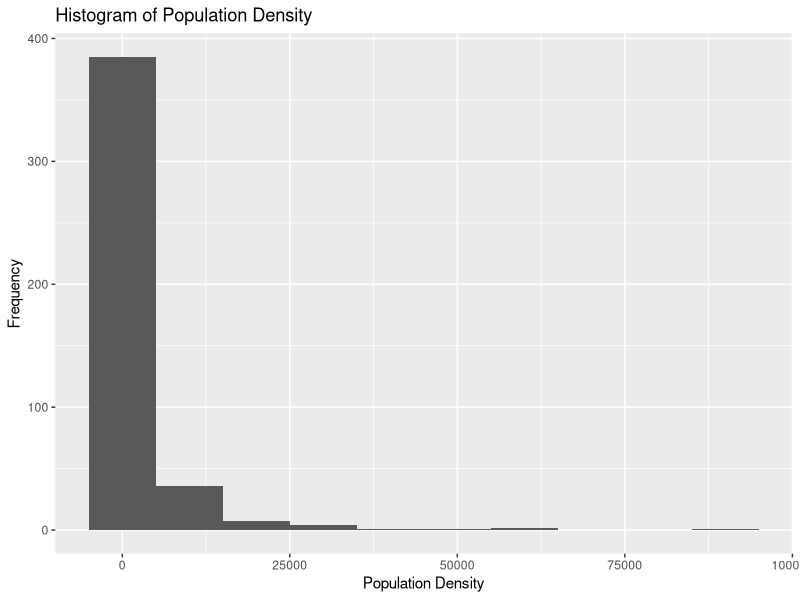
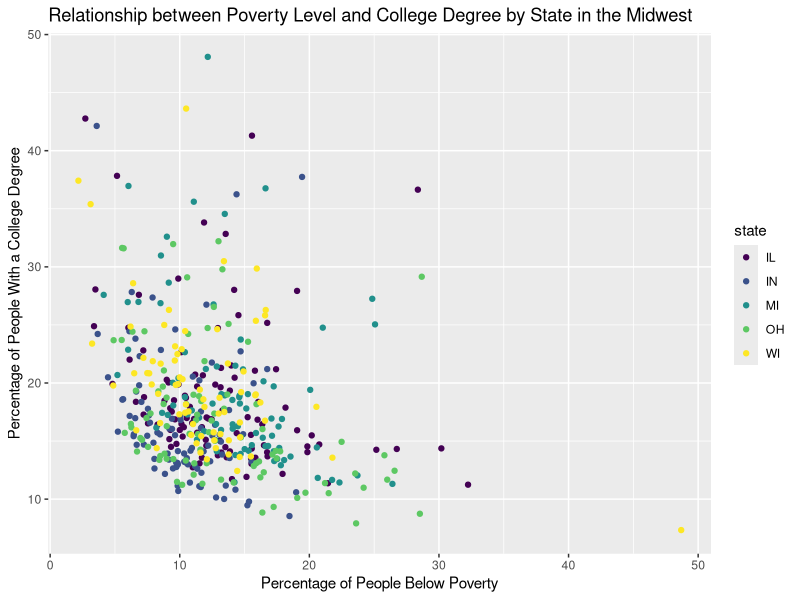
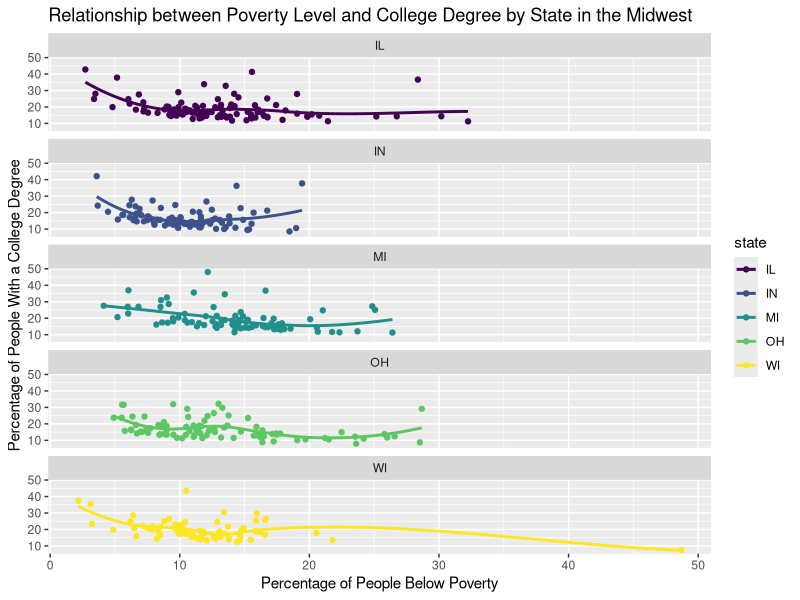
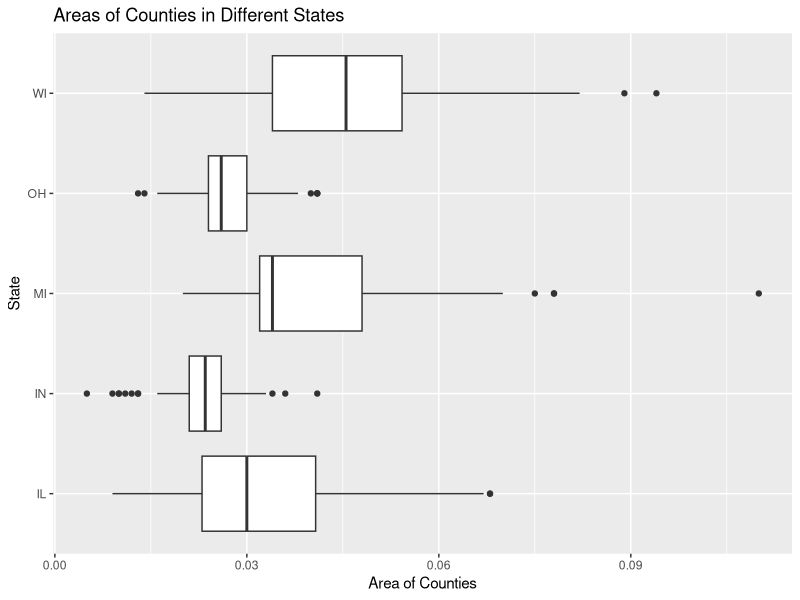
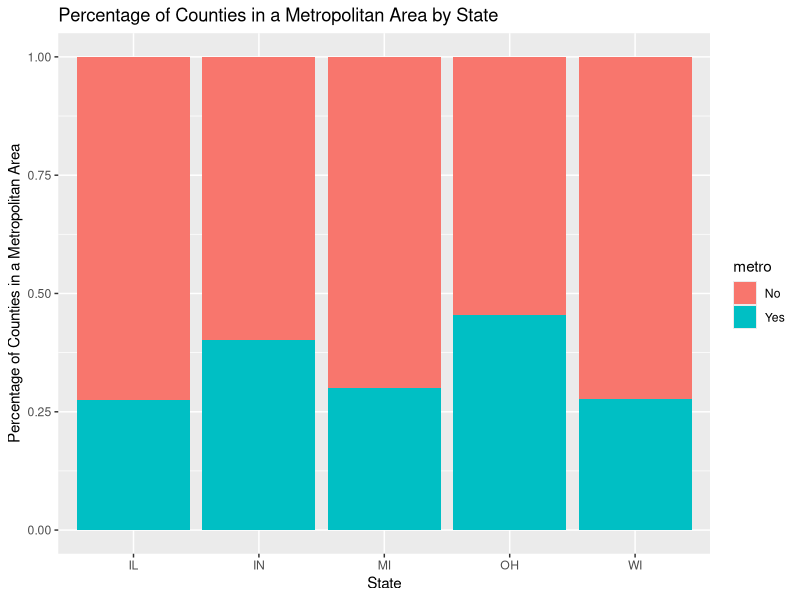
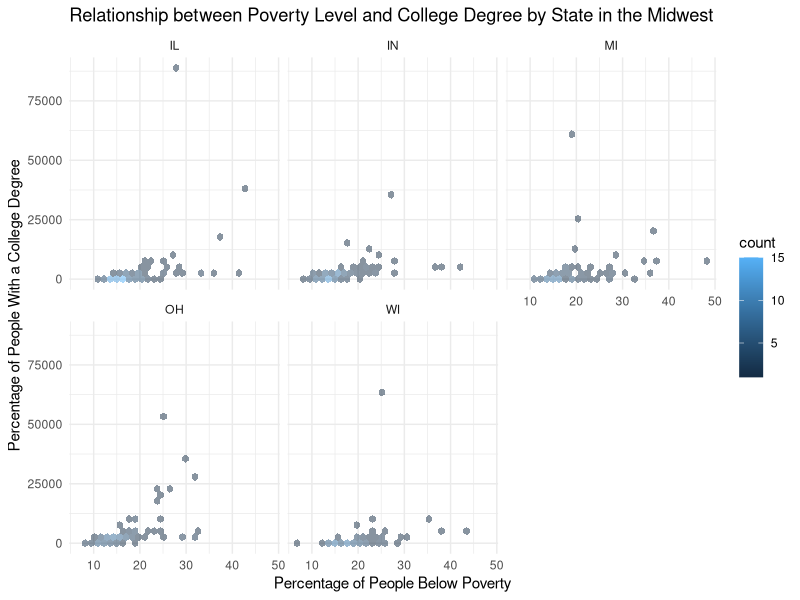

These figures' R source, in order:
## ---- chunk 1
#| label: load-packages
#| message: false

install.packages("tidyverse")
library(tidyverse)
library(viridis)
## ---- chunk 2
#l label: histogram of population density

glimpse(midwest)

ggplot(data = midwest, mapping = aes(x = popdensity)) +
  geom_histogram(binwidth = 10000) +
  labs(x = "Population Density", y = "Frequency", title = "Histogram of Population Density") +
  scale_color_viridis_d()

## ---- chunk 3
#l label: scatterplot

ggplot(midwest, aes(x = percbelowpoverty, y = percollege, color = state)) +
  geom_point() +
  scale_color_viridis_d() +
  labs(x = "Percentage of People Below Poverty", y = "Percentage of People With a College Degree", title = "Relationship between Poverty Level and College Degree by State in the Midwest")
## ---- chunk 4
#l label: scatterplot by state

ggplot(midwest, aes(x = percbelowpoverty, y = percollege, color = state)) +
  geom_point() +
  geom_smooth(se = FALSE) +
  scale_color_viridis_d() +
  labs(x = "Percentage of People Below Poverty", y = "Percentage of People With a College Degree", title = "Relationship between Poverty Level and College Degree by State in the Midwest") +
  facet_wrap(~ state, nrow = 5)
## ---- chunk 5
#l label: boxplot of area

ggplot(midwest, aes(x = area, y = state)) +
  geom_boxplot() +
  labs(x = "Area of Counties", y = "State", title = "Areas of Counties in Different States")
## ---- chunk 6
#l label: metro plot

midwest <- midwest |>
  mutate(metro = if_else(inmetro == 1, "Yes", "No"))

ggplot(midwest, aes(x = state, fill = metro)) +
  geom_bar(position = "fill") +
  labs(x = "State", y = "Percentage of Counties in a Metropolitan Area", title = "Percentage of Counties in a Metropolitan Area by State")
## ---- chunk 7
#l label: problem solving

ggplot(midwest, aes(x = percollege, y = popdensity)) +
  geom_hex(alpha = 0.5, size = 2) +
  scale_color_viridis_d() +
  labs(x = "Percentage of People Below Poverty", y = "Percentage of People With a College Degree", title = "Relationship between Poverty Level and College Degree by State in the Midwest") +
  facet_wrap(~ state) +
  theme_minimal()
